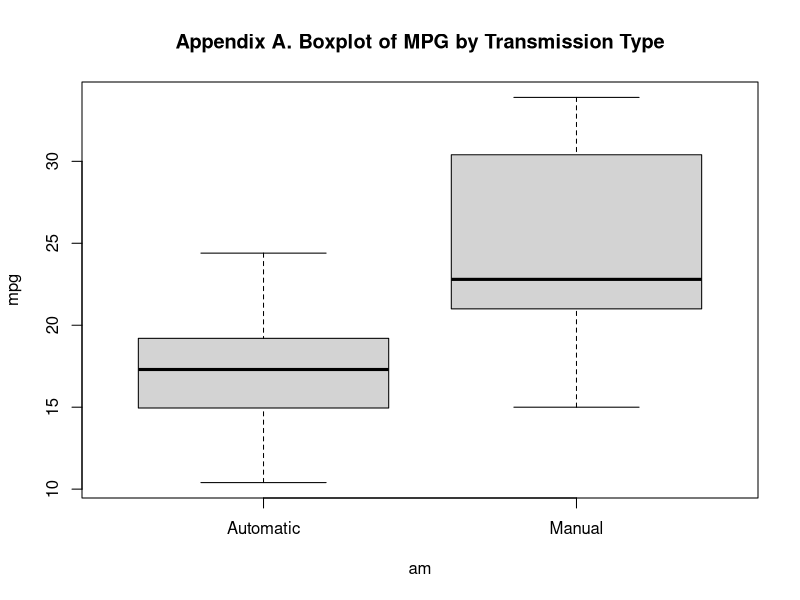
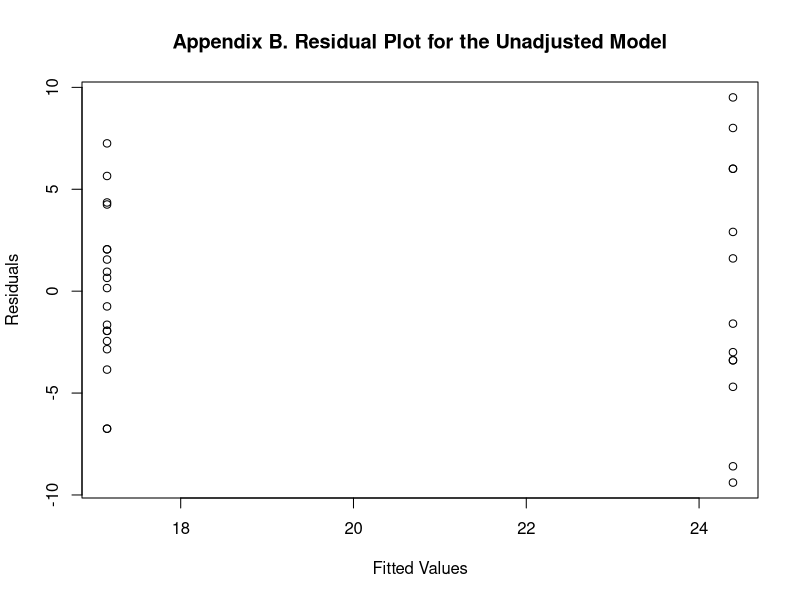
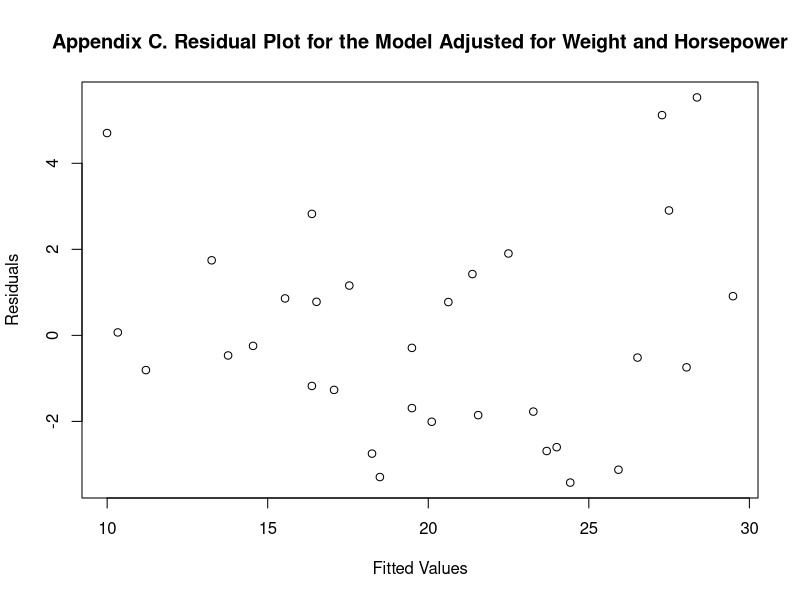

These figures' R source, in order:
## ---- chunk 1
summary(lm(mpg~.-cyl-gear+as.factor(cyl)+as.factor(gear),data=mtcars))$coef
## ---- chunk 2
fit<-lm(mpg~wt,data=mtcars)
sapply(c("hp","vs","carb","drat","am","qsec"), function(var){
    fit2<-update(fit,paste0("mpg~wt+",var))
    anova(fit,fit2)[2,6]})
## ---- chunk 3
options(scipen=5)
fit<-lm(mpg~am,data=mtcars)
coef<-summary(fit)$coef
coef
## ---- chunk 4
fit<-lm(mpg~wt+hp+am,data=mtcars)
coef<-summary(fit)$coef
coef
## ---- chunk 5

## ---- chunk 6
mtcars$am<-factor(mtcars$am,labels=c("Automatic","Manual"))
boxplot(mpg~am,data=mtcars,main="Appendix A. Boxplot of MPG by Transmission Type")
fit<-lm(mpg~am,data=mtcars)
plot(resid(fit)~fitted(fit),xlab="Fitted Values",ylab="Residuals",main="Appendix B. Residual Plot for the Unadjusted Model")
fit<-lm(mpg~wt+hp+am,data=mtcars)
plot(resid(fit)~fitted(fit),xlab="Fitted Values",ylab="Residuals",main="Appendix C. Residual Plot for the Model Adjusted for Weight and Horsepower")
